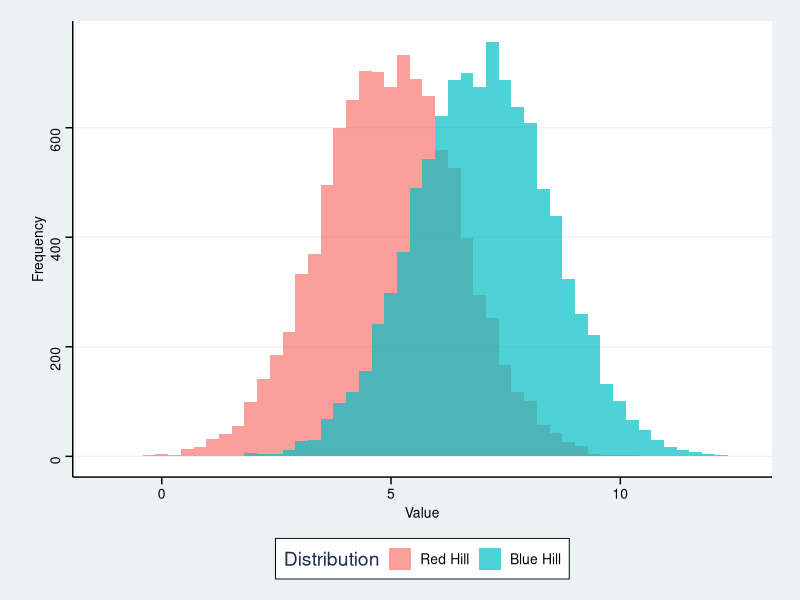

The R source for this figure:
## ---- chunk 1
knitr::opts_chunk$set(collapse = TRUE)
library(tidyverse)
library(ggthemes)
## ---- chunk 2
set.seed(343)
x1 <- rnorm(10000, 5, 1.5)
x2 <- rnorm(10000, 7, 1.5)
a <- as.data.frame(cbind(x1,x2)) %>% 
  pivot_longer(cols  =c(x1,x2), names_to = "Distribution", values_to = "Value") %>% 
  mutate(Distribution = as.factor(Distribution))

a %>% ggplot(mapping = aes(x = Value, fill = Distribution)) +
  geom_histogram(bins = 50, position = "identity", alpha = 0.7)+
  ylab("Frequency")+
  theme_stata()+
  scale_fill_discrete(labels = c("Red Hill", "Blue Hill"))
